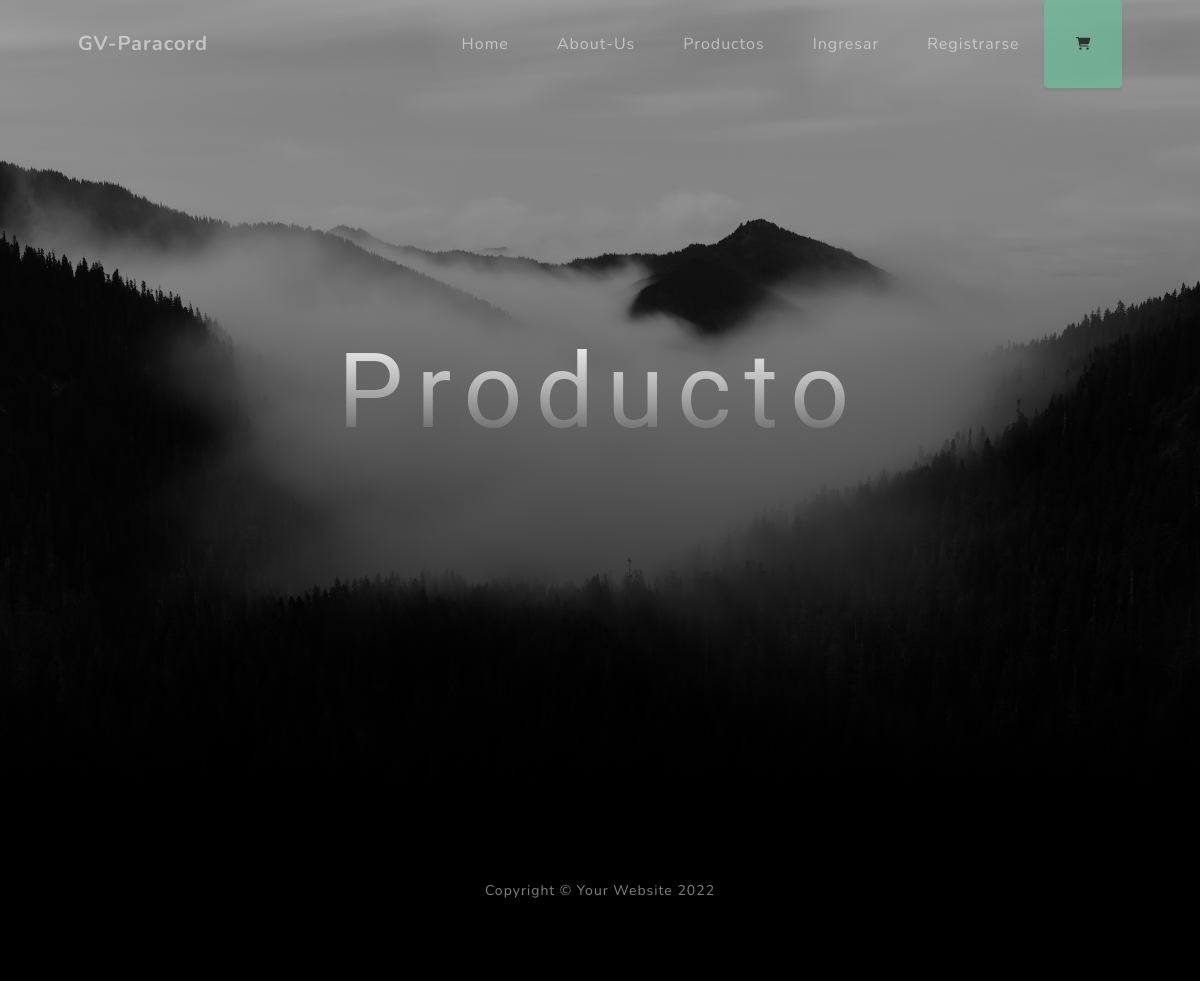
The app's page /producto/list, older data.
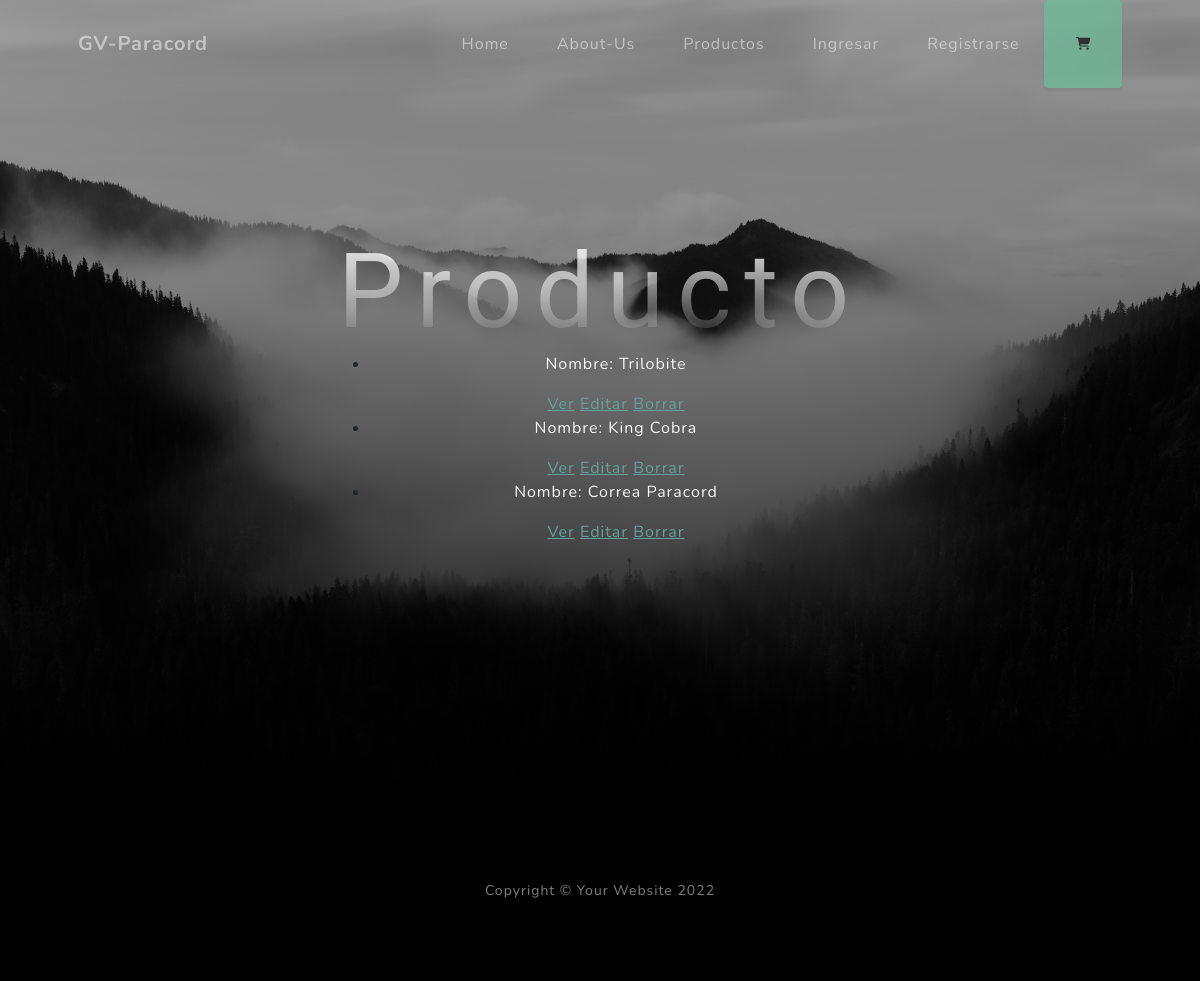
The same page, newer data.
### AppECP/models.py (models this page shows, shortened)
class Producto(models.Model):
	nombre = models.CharField(max_length=250, verbose_name='Nombre')
	encabezado = models.TextField(verbose_name='Encabezado')
	contenido = models.TextField(verbose_name='Contenido')
	image = models.ImageField(default='users/cobra.png',upload_to='producto/', null=True, blank=True, verbose_name='Imagen')
	precio = models.FloatField()
	creacion = models.DateField(verbose_name='Fecha de creación')
	category = models.ForeignKey(Categorias, on_delete=models.CASCADE, related_name='get_posts', verbose_name='Categoría')
	fabricante = models.ForeignKey(User, on_delete=models.CASCADE, related_name='get_posts', verbose_name='Fabricante')
	class Meta:
		verbose_name = 'Producto'
		verbose_name_plural = 'Productos'
		ordering = ['-creacion']

### AppECP/views.py (the view)
# urls.py: path('producto/list', views.ProductoListView.as_view(), name='List'),
class ProductoListView(ListView):
    model = Producto
    template_name = "AppECP/producto_list.html"

### AppECP/templates/AppECP/producto_list.html (shortened to what this page needs)
<!DOCTYPE html>
<html lang="en">
    <head>
        {% load static %}
        <link href="{% static 'css/styles.css'%}" rel="stylesheet" />
    </head>
    <body id="page-top">
        <nav class="navbar navbar-expand-lg navbar-light fixed-top" id="mainNav">
            <div class="container px-4 px-lg-5">
                <a class="navbar-brand" href="#page-top">GV-Paracord</a>
                <div class="collapse navbar-collapse" id="navbarResponsive">
                    <ul class="navbar-nav ms-auto">
                        <li class="nav-item"><a class="nav-link" href={% url 'home' %}>Home</a></li>
                        <li class="nav-item"><a class="nav-link" href={% url 'aboutus' %}>About-Us</a></li>
                        <li class="nav-item"><a class="nav-link" href={% url 'products' %}>Productos</a></li>
                        {% if request.user.is_authenticated %}
                        <li class="nav-item dropdown">
                            <a class="nav-link dropdown-toggle" href="#" role="button" data-bs-toggle="dropdown" aria-expanded="false">
                                {{ user.username}}
                            </a>
                            <ul class="dropdown-menu">
                                {% if user.is_superuser %}
                              <li><a class="dropdown-item" href="{% url 'List' %}">Listar Productos</a></li>
                              <li><a class="dropdown-item" href="{% url 'New' %}">Agregar Productos</a></li>
                                {% endif %}
                              <li><a class="dropdown-item" href={% url 'logout' %}>Cerrar Sesion</a></li>
                            </ul>
                          </li>
                        {% else %}
                        <li class="nav-item"><a class="nav-link" href={% url 'login' %}>Ingresar</a></li>
                        <li class="nav-item"><a class="nav-link" href={% url 'register' %}>Registrarse</a></li>
                        {% endif %}
                        <br>
                        {% if user.is_superuser or not user.is_authenticated %}
                        <button role="button" class="btn btn-success mr-3" disabled>
                            <i class="fas fa-shopping-cart"></i>
                        </button>
                        {% else %}
                        <button role="button" class="btn btn-success mr-3" href="{% url 'carrito_index' %}">
                            <i class="fas fa-shopping-cart"></i>
                        </button>
                        {% endif %}
                    </ul>
                </div>
            </div>
        </nav>
        <header class="masthead">
            <div class="container px-4 px-lg-5 d-flex h-100 align-items-center justify-content-center">
                <div class="d-flex justify-content-center">
                    <div class="text-center">
                        <form method="post">{% csrf_token %}
                            <h1> Producto</h1>
                            <ul>
                            {% for producto in object_list %}
                                <li>
                                    <p style="color: whitesmoke;">Nombre: {{producto.nombre}}</p>
                                    <a href="{% url 'Detail' producto.id %}"> Ver</a>
                                    <a href="{% url 'Edit' producto.id %}"> Editar</a>
                                    <a href="{% url 'Delete' producto.id %}"> Borrar</a>
                                </li>
                             {% endfor %}
                            </ul>
                        </form>
                    </div>
                </div>
            </div>
        </header>
        <footer class="footer bg-black small text-center text-white-50"><div class="container px-4 px-lg-5">Copyright &copy; Your Website 2022</div></footer>
    </body>
</html>

Row changes from the older to the newer data that the page shows:
added Producto: nombre "Trilobite"
added Producto: nombre "King Cobra"
added Producto: nombre "Correa Paracord"
